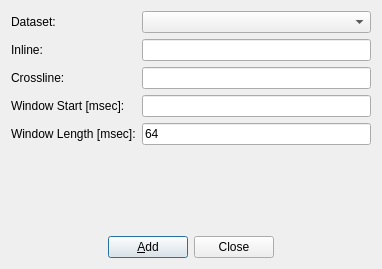
<?xml version="1.0" encoding="UTF-8"?>
<ui version="4.0">
 <class>SpectrumDataSelectionDialog</class>
 <widget class="QDialog" name="SpectrumDataSelectionDialog">
  <property name="geometry">
   <rect>
    <x>0</x>
    <y>0</y>
    <width>382</width>
    <height>269</height>
   </rect>
  </property>
  <property name="windowTitle">
   <string>Dialog</string>
  </property>
  <layout class="QVBoxLayout" name="verticalLayout">
   <item>
    <layout class="QGridLayout" name="gridLayout">
     <item row="0" column="0">
      <widget class="QLabel" name="label">
       <property name="text">
        <string>Dataset:</string>
       </property>
      </widget>
     </item>
     <item row="0" column="1">
      <widget class="QComboBox" name="cbDataset">
       <property name="sizePolicy">
        <sizepolicy hsizetype="MinimumExpanding" vsizetype="Fixed">
         <horstretch>0</horstretch>
         <verstretch>0</verstretch>
        </sizepolicy>
       </property>
       <property name="minimumSize">
        <size>
         <width>200</width>
         <height>0</height>
        </size>
       </property>
      </widget>
     </item>
     <item row="1" column="0">
      <widget class="QLabel" name="label_2">
       <property name="text">
        <string>Inline:</string>
       </property>
      </widget>
     </item>
     <item row="1" column="1">
      <widget class="QLineEdit" name="leIline"/>
     </item>
     <item row="2" column="0">
      <widget class="QLabel" name="label_3">
       <property name="text">
        <string>Crossline:</string>
       </property>
      </widget>
     </item>
     <item row="2" column="1">
      <widget class="QLineEdit" name="leXline"/>
     </item>
     <item row="3" column="0">
      <widget class="QLabel" name="label_4">
       <property name="text">
        <string>Window Start [msec]:</string>
       </property>
      </widget>
     </item>
     <item row="3" column="1">
      <widget class="QLineEdit" name="leStart"/>
     </item>
     <item row="4" column="0">
      <widget class="QLabel" name="label_5">
       <property name="text">
        <string>Window Length [msec]:</string>
       </property>
      </widget>
     </item>
     <item row="4" column="1">
      <widget class="QLineEdit" name="leLen">
       <property name="text">
        <string>64</string>
       </property>
      </widget>
     </item>
    </layout>
   </item>
   <item>
    <spacer name="verticalSpacer">
     <property name="orientation">
      <enum>Qt::Vertical</enum>
     </property>
     <property name="sizeHint" stdset="0">
      <size>
       <width>20</width>
       <height>40</height>
      </size>
     </property>
    </spacer>
   </item>
   <item>
    <layout class="QHBoxLayout" name="horizontalLayout">
     <item>
      <spacer name="horizontalSpacer">
       <property name="orientation">
        <enum>Qt::Horizontal</enum>
       </property>
       <property name="sizeHint" stdset="0">
        <size>
         <width>40</width>
         <height>20</height>
        </size>
       </property>
      </spacer>
     </item>
     <item>
      <widget class="QPushButton" name="pbAdd">
       <property name="text">
        <string>&amp;Add</string>
       </property>
      </widget>
     </item>
     <item>
      <widget class="QPushButton" name="pbClose">
       <property name="text">
        <string>Close</string>
       </property>
      </widget>
     </item>
     <item>
      <spacer name="horizontalSpacer_2">
       <property name="orientation">
        <enum>Qt::Horizontal</enum>
       </property>
       <property name="sizeHint" stdset="0">
        <size>
         <width>40</width>
         <height>20</height>
        </size>
       </property>
      </spacer>
     </item>
    </layout>
   </item>
  </layout>
 </widget>
 <resources/>
 <connections>
  <connection>
   <sender>pbClose</sender>
   <signal>clicked()</signal>
   <receiver>SpectrumDataSelectionDialog</receiver>
   <slot>hide()</slot>
   <hints>
    <hint type="sourcelabel">
     <x>233</x>
     <y>244</y>
    </hint>
    <hint type="destinationlabel">
     <x>190</x>
     <y>134</y>
    </hint>
   </hints>
  </connection>
 </connections>
</ui>
